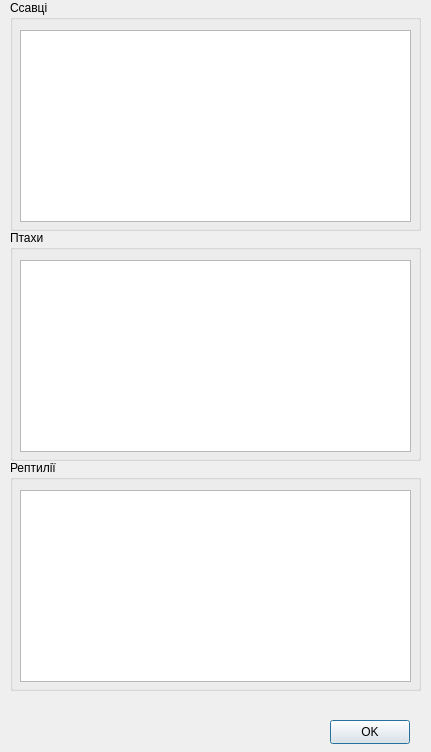
<?xml version="1.0" encoding="UTF-8"?>
<ui version="4.0">
 <class>ViewAnimalsForm</class>
 <widget class="QDialog" name="ViewAnimalsForm">
  <property name="geometry">
   <rect>
    <x>0</x>
    <y>0</y>
    <width>431</width>
    <height>752</height>
   </rect>
  </property>
  <property name="windowTitle">
   <string>Dialog</string>
  </property>
  <widget class="QGroupBox" name="groupBox">
   <property name="geometry">
    <rect>
     <x>10</x>
     <y>0</y>
     <width>411</width>
     <height>231</height>
    </rect>
   </property>
   <property name="title">
    <string>Ссавці </string>
   </property>
   <widget class="QTableView" name="mammalsView_2">
    <property name="geometry">
     <rect>
      <x>10</x>
      <y>30</y>
      <width>391</width>
      <height>192</height>
     </rect>
    </property>
   </widget>
  </widget>
  <widget class="QGroupBox" name="groupBox_2">
   <property name="geometry">
    <rect>
     <x>10</x>
     <y>230</y>
     <width>411</width>
     <height>231</height>
    </rect>
   </property>
   <property name="title">
    <string>Птахи</string>
   </property>
   <widget class="QTableView" name="birdsView_2">
    <property name="geometry">
     <rect>
      <x>10</x>
      <y>30</y>
      <width>391</width>
      <height>192</height>
     </rect>
    </property>
   </widget>
  </widget>
  <widget class="QGroupBox" name="groupBox_3">
   <property name="geometry">
    <rect>
     <x>10</x>
     <y>460</y>
     <width>411</width>
     <height>231</height>
    </rect>
   </property>
   <property name="title">
    <string>Рептилії</string>
   </property>
   <widget class="QTableView" name="reptilesView_2">
    <property name="geometry">
     <rect>
      <x>10</x>
      <y>30</y>
      <width>391</width>
      <height>192</height>
     </rect>
    </property>
   </widget>
  </widget>
  <widget class="QPushButton" name="pushButton">
   <property name="geometry">
    <rect>
     <x>330</x>
     <y>720</y>
     <width>80</width>
     <height>24</height>
    </rect>
   </property>
   <property name="text">
    <string>OK</string>
   </property>
  </widget>
  <widget class="QLabel" name="label">
   <property name="geometry">
    <rect>
     <x>20</x>
     <y>30</y>
     <width>49</width>
     <height>16</height>
    </rect>
   </property>
   <property name="text">
    <string/>
   </property>
  </widget>
 </widget>
 <resources/>
 <connections/>
</ui>
